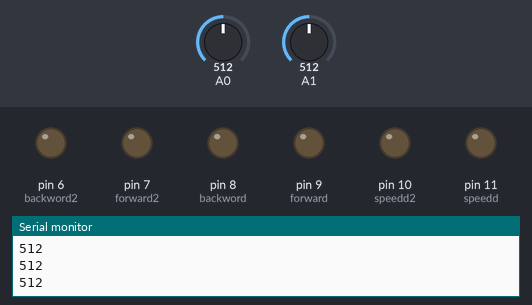
The sketch below on a simulated Arduino Uno, built with avr-gcc and run on an emulated ATmega328P. Parts: output pins drawn as LEDs (lit = HIGH), the last lines printed to the serial monitor. Inputs (shaded band) come from the test bench; at power-on: A0 = 512, A1 = 512.

Above: at 1.2 s.
1.3 s: A0 set to 986
2.8 s: A0 set to 1012
At 3.4 s:
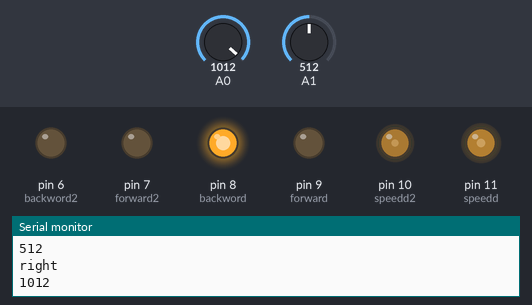
4.3 s: A1 set to 993
5.8 s: A1 set to 1012
At 6.2 s:
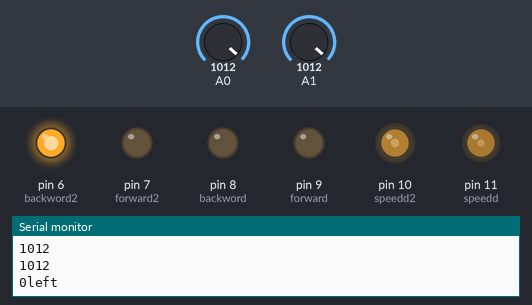
7.3 s: A1 set to 0
At 8.5 s:
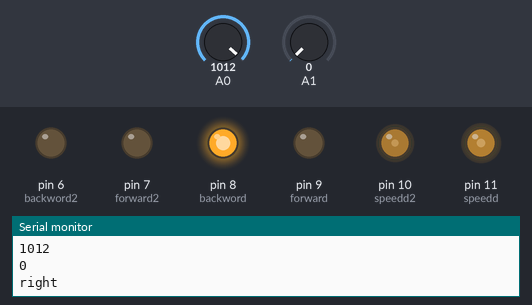
8.8 s: A0 set to 512
10.3 s: A0 set to 489
At 11.2 s:
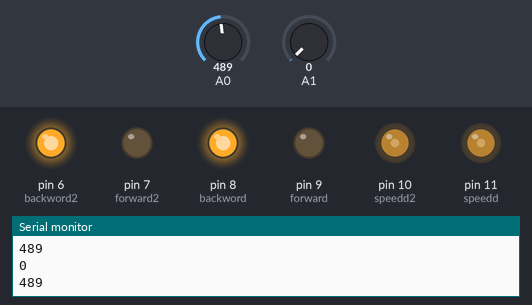
Timing chart, 0 to 12.8 s (numbered marks = the images above; inputs shaded):
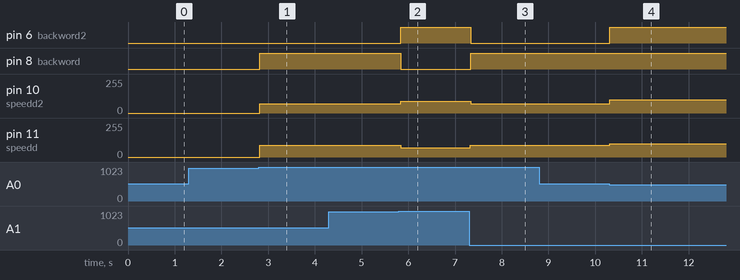

The sketch:

line_follower.ino
```cpp
#define speedd 11
#define forward 9
#define backword 8
#define speedd2 10
#define forward2 7
#define backword2 6
int ir_left ;
int ir_right ;
void setup() {
  // put your setup code here, to run once:
   Serial.begin(9600);
  pinMode(speedd , OUTPUT);
  pinMode(forward, OUTPUT);
  pinMode(backword , OUTPUT);
  pinMode(speedd2 , OUTPUT);
  pinMode(forward2 , OUTPUT);
  pinMode(backword2 , OUTPUT);

}

void loop() {
  // put your main code here, to run repeatedly:
  ir_left = analogRead(A0);
  ir_right = analogRead(A1);
  Serial.println(ir_left);
  Serial.println(ir_right);


  if (ir_left < 500 && ir_right < 500){
    analogWrite(speedd , 100);
    analogWrite(speedd2 , 100);
    digitalWrite(forward , LOW);
    digitalWrite(backword , HIGH);
    digitalWrite(forward2 , LOW);
    digitalWrite(backword2 , HIGH);

  }


  else if(ir_right > 1000){
    Serial.println("0left");
    analogWrite(speedd2 , 90);
    digitalWrite(forward , LOW);
    digitalWrite(backword , LOW);
    analogWrite(speedd , 70);
    digitalWrite(forward2 , LOW);
    digitalWrite(backword2 , HIGH);


    }

  else if(ir_left > 1000){
    analogWrite(speedd , 90);
    Serial.println("right");
     analogWrite(speedd2 , 70);
    digitalWrite(forward ,LOW);
    digitalWrite(backword , HIGH);
    digitalWrite(forward2 , LOW);
    digitalWrite(backword2 , LOW);
  }
  }
```

Measured:
- the behaviour switches between 1000 and 1001 on A0 (found by bisection; images 0 and 1)
- the behaviour switches between 1000 and 1001 on A1 (found by bisection; images 1 and 2)
- the behaviour switches between 500 and 499 on A0 (found by bisection; images 3 and 4)
- after the input at 2.8 s, pin 8 (backword): LOW → HIGH at once; pin 10 (speedd2): 0/255 → 70/255 at once; pin 11 (speedd): 0/255 → 90/255 at once
- after the input at 5.8 s, pin 6 (backword2): LOW → HIGH at once; pin 8 (backword): HIGH → LOW at once; pin 10 (speedd2): 70/255 → 90/255 at once; pin 11 (speedd): 90/255 → 70/255 at once
- after the input at 7.3 s, pin 6 (backword2): HIGH → LOW at once; pin 8 (backword): LOW → HIGH at once; pin 10 (speedd2): 90/255 → 70/255 at once; pin 11 (speedd): 70/255 → 90/255 at once
- after the input at 10.3 s, pin 6 (backword2): LOW → HIGH at once; pin 10 (speedd2): 70/255 → 100/255 at once; pin 11 (speedd): 90/255 → 100/255 at once
